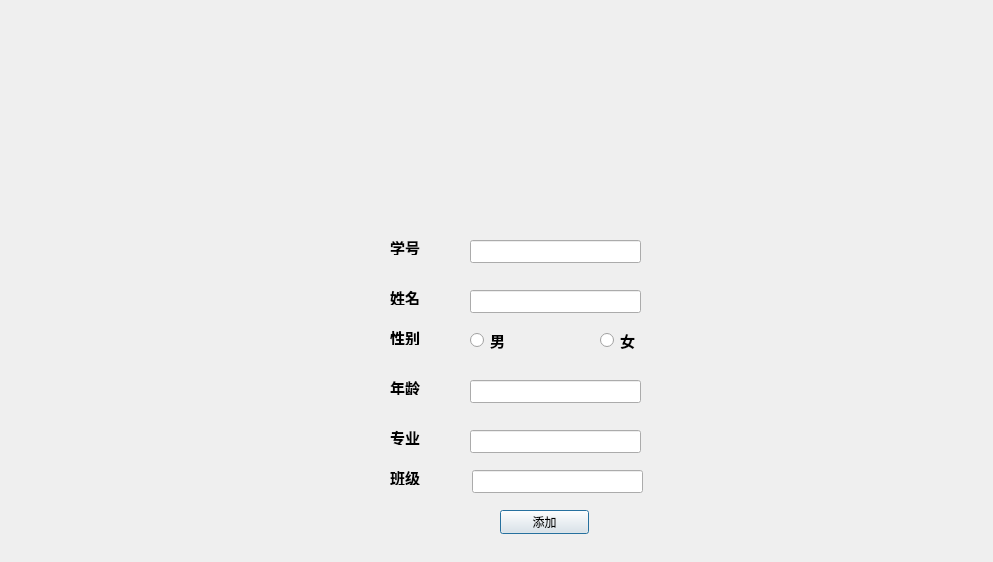
<?xml version="1.0" encoding="UTF-8"?>
<ui version="4.0">
 <class>add</class>
 <widget class="QDialog" name="add">
  <property name="geometry">
   <rect>
    <x>0</x>
    <y>0</y>
    <width>993</width>
    <height>562</height>
   </rect>
  </property>
  <property name="windowTitle">
   <string>Dialog</string>
  </property>
  <widget class="QLabel" name="label">
   <property name="geometry">
    <rect>
     <x>390</x>
     <y>240</y>
     <width>72</width>
     <height>15</height>
    </rect>
   </property>
   <property name="font">
    <font>
     <pointsize>11</pointsize>
     <weight>75</weight>
     <bold>true</bold>
    </font>
   </property>
   <property name="text">
    <string>学号</string>
   </property>
  </widget>
  <widget class="QLabel" name="label_2">
   <property name="geometry">
    <rect>
     <x>390</x>
     <y>330</y>
     <width>72</width>
     <height>15</height>
    </rect>
   </property>
   <property name="font">
    <font>
     <pointsize>11</pointsize>
     <weight>75</weight>
     <bold>true</bold>
    </font>
   </property>
   <property name="text">
    <string>性别</string>
   </property>
  </widget>
  <widget class="QLabel" name="label_3">
   <property name="geometry">
    <rect>
     <x>390</x>
     <y>290</y>
     <width>72</width>
     <height>15</height>
    </rect>
   </property>
   <property name="font">
    <font>
     <pointsize>11</pointsize>
     <weight>75</weight>
     <bold>true</bold>
    </font>
   </property>
   <property name="text">
    <string>姓名</string>
   </property>
  </widget>
  <widget class="QLabel" name="label_4">
   <property name="geometry">
    <rect>
     <x>390</x>
     <y>380</y>
     <width>72</width>
     <height>15</height>
    </rect>
   </property>
   <property name="font">
    <font>
     <pointsize>11</pointsize>
     <weight>75</weight>
     <bold>true</bold>
    </font>
   </property>
   <property name="text">
    <string>年龄</string>
   </property>
  </widget>
  <widget class="QLabel" name="label_5">
   <property name="geometry">
    <rect>
     <x>390</x>
     <y>430</y>
     <width>72</width>
     <height>15</height>
    </rect>
   </property>
   <property name="font">
    <font>
     <pointsize>11</pointsize>
     <weight>75</weight>
     <bold>true</bold>
    </font>
   </property>
   <property name="text">
    <string>专业</string>
   </property>
  </widget>
  <widget class="QLineEdit" name="number">
   <property name="geometry">
    <rect>
     <x>470</x>
     <y>240</y>
     <width>171</width>
     <height>23</height>
    </rect>
   </property>
  </widget>
  <widget class="QLineEdit" name="name">
   <property name="geometry">
    <rect>
     <x>470</x>
     <y>290</y>
     <width>171</width>
     <height>23</height>
    </rect>
   </property>
  </widget>
  <widget class="QLineEdit" name="age">
   <property name="geometry">
    <rect>
     <x>470</x>
     <y>380</y>
     <width>171</width>
     <height>23</height>
    </rect>
   </property>
  </widget>
  <widget class="QLineEdit" name="pro">
   <property name="geometry">
    <rect>
     <x>470</x>
     <y>430</y>
     <width>171</width>
     <height>23</height>
    </rect>
   </property>
  </widget>
  <widget class="QRadioButton" name="boy">
   <property name="geometry">
    <rect>
     <x>470</x>
     <y>330</y>
     <width>61</width>
     <height>21</height>
    </rect>
   </property>
   <property name="font">
    <font>
     <pointsize>11</pointsize>
     <weight>75</weight>
     <bold>true</bold>
    </font>
   </property>
   <property name="text">
    <string>男</string>
   </property>
  </widget>
  <widget class="QRadioButton" name="gril">
   <property name="geometry">
    <rect>
     <x>600</x>
     <y>330</y>
     <width>61</width>
     <height>21</height>
    </rect>
   </property>
   <property name="font">
    <font>
     <pointsize>11</pointsize>
     <weight>75</weight>
     <bold>true</bold>
    </font>
   </property>
   <property name="text">
    <string>女</string>
   </property>
  </widget>
  <widget class="QPushButton" name="pushButton">
   <property name="geometry">
    <rect>
     <x>500</x>
     <y>510</y>
     <width>89</width>
     <height>24</height>
    </rect>
   </property>
   <property name="text">
    <string>添加</string>
   </property>
  </widget>
  <widget class="QLineEdit" name="class_2">
   <property name="geometry">
    <rect>
     <x>472</x>
     <y>470</y>
     <width>171</width>
     <height>23</height>
    </rect>
   </property>
  </widget>
  <widget class="QLabel" name="label_6">
   <property name="geometry">
    <rect>
     <x>390</x>
     <y>470</y>
     <width>72</width>
     <height>15</height>
    </rect>
   </property>
   <property name="font">
    <font>
     <pointsize>11</pointsize>
     <weight>75</weight>
     <bold>true</bold>
    </font>
   </property>
   <property name="text">
    <string>班级</string>
   </property>
  </widget>
 </widget>
 <resources/>
 <connections/>
</ui>
